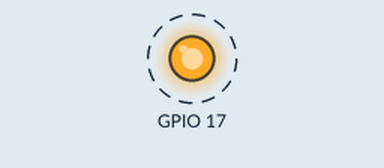
This program was run on a simulated Raspberry Pi (BCM pin numbers). Shown: output pins drawn as LEDs (lit = HIGH). Dashed ring = blinking.

Above: at 0.2 s.
Timing chart, 0 to 3.0 s (numbered marks = the images above):
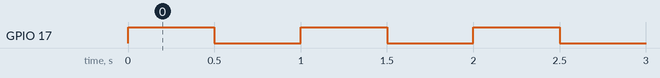

The program:

blink.py
```python
import time
import RPi.GPIO as GPIO       ## Import GPIO library
GPIO.setwarnings(False)
n=0.5
GPIO.setmode(GPIO.BCM)      ## Use board pin numbering
GPIO.setup(17, GPIO.OUT)      ## Setup GPIO Pin 11 to OUT
while True:
	GPIO.output(17,True)  ## Turn on Led
	time.sleep(n)         ## Wait for one second
	GPIO.output(17,False) ## Turn off Led
	time.sleep(n)         ## Wait for one second
```

Measured:
- by itself, GPIO 17: alternates HIGH for 0.50 s and LOW for 0.50 s
